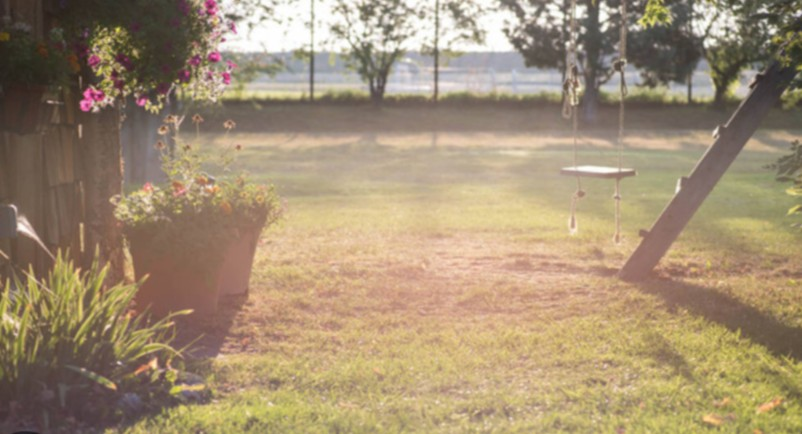
#> input picture Image/18.png, 802 x 434 px
$ python Image.py
#> lines starting #> are read from the running program, lines starting #| are printed output that depends on the picture
import cv2
import numpy as np
from PIL import Image
import logging
import os
from typing import Tuple, Optional
from dataclasses import dataclass


# First, include the ImageMetrics and ImageProcessor classes you provided
@dataclass
class ImageMetrics:
    mean_brightness: float
    contrast: float
    histogram_spread: float


class ImageProcessor:
    def __init__(self):
        self.logger = logging.getLogger(__name__)

        # Threshold values for brightness adjustment
        self.BRIGHTNESS_LOW_THRESHOLD = 80  # Below this is too dark
        self.BRIGHTNESS_HIGH_THRESHOLD = 130  # Above this is too bright
        self.TARGET_BRIGHTNESS = 127  # Ideal middle gray

    def analyze_image(self, image: np.ndarray) -> ImageMetrics:
        """
        Analyze image and return key metrics for brightness/exposure assessment
        """
        # Convert to LAB color space for better brightness analysis
        lab = cv2.cvtColor(image, cv2.COLOR_BGR2LAB)
        l_channel = lab[:, :, 0] # L channel represents brightness in LAB color space

        # Calculate metrics
        mean_brightness = np.mean(l_channel)
        contrast = np.std(l_channel)
        histogram_spread = np.percentile(l_channel, 95) - np.percentile(l_channel, 5)

        return ImageMetrics(
            mean_brightness=mean_brightness,
            contrast=contrast,
            histogram_spread=histogram_spread,
        )

    def adjust_brightness(self, image_path: str, output_path: str) -> Tuple[bool, str]:
        """
        Automatically detect and adjust image brightness/exposure

        Args:
            image_path: Path to input image
            output_path: Path to save processed image

        Returns:
            Tuple[bool, str]: Success status and message
        """
#> called with image_path = 'Image/18.png', output_path = 'Image/enhanced_18.png'
        try:
            # Read image
            img = cv2.imread(image_path)
#> img is the input picture: shape (434, 802, 3); mean B, G, R 115.5, 143.2, 162.5
            if img is None:
                return False, "Failed to read image"

            # Get initial metrics
            metrics = self.analyze_image(img)
#> in analyze_image, `lab = cv2.cvtColor(image, cv2.COLOR_BGR2LAB)`: lab: shape (434, 802, 3); mean of channels 0, 1, 2 153.2, 131.1, 145.3
#> in analyze_image, `l_channel = lab[:, :, 0]`:
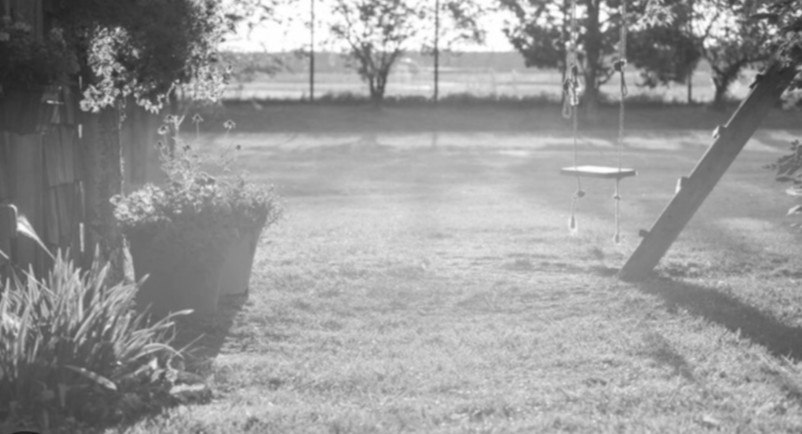
#> l_channel: shape (434, 802); min 28, max 255, mean 153.2
#> in analyze_image, `mean_brightness = np.mean(l_channel)`: mean_brightness = 153.2
#> in analyze_image, `contrast = np.std(l_channel)`: contrast = 46.75
#> in analyze_image, `histogram_spread = np.percentile(l_channel, 95) - np.percentile(l_chan..`: histogram_spread = 145
            self.logger.info(f"Initial metrics: {metrics}")

            # Determine if adjustment is needed
            if metrics.mean_brightness < self.BRIGHTNESS_LOW_THRESHOLD:
                # Image is too dark - apply adaptive histogram equalization
                self.logger.info("Image is too dark, applying brightness enhancement")
                processed_img = self._enhance_dark_image(img)

            elif metrics.mean_brightness > self.BRIGHTNESS_HIGH_THRESHOLD:
                # Image is too bright - reduce brightness
                self.logger.info("Image is too bright, reducing brightness")
                processed_img = self._reduce_brightness(img)

            else:
                # Image is within acceptable range - apply subtle optimization
                self.logger.info(
                    "Image brightness is acceptable, applying subtle optimization"
                )
                processed_img = self._optimize_image(img)

            # Verify improvement
            final_metrics = self.analyze_image(processed_img)
            self.logger.info(f"Final metrics: {final_metrics}")

            # Save processed image
            cv2.imwrite(output_path, processed_img)

            return True, "Image processed successfully"

        except Exception as e:
            self.logger.error(f"Error processing image: {str(e)}")
            return False, str(e)

    def _enhance_dark_image(self, img: np.ndarray) -> np.ndarray:
        """
        Enhance dark images using adaptive histogram equalization
        """
        # Convert to LAB color space
        lab = cv2.cvtColor(img, cv2.COLOR_BGR2LAB)
        l, a, b = cv2.split(lab)

        # Apply CLAHE (Contrast Limited Adaptive Histogram Equalization)
        clahe = cv2.createCLAHE(clipLimit=3.0, tileGridSize=(8, 8))
        cl = clahe.apply(l)

        # Merge channels and convert back to BGR
        enhanced_lab = cv2.merge([cl, a, b])
        enhanced_img = cv2.cvtColor(enhanced_lab, cv2.COLOR_LAB2BGR)

        return enhanced_img

    def _reduce_brightness(self, img: np.ndarray) -> np.ndarray:
        """
        Reduce brightness for overexposed images
        """
        # Convert to HSV color space
        hsv = cv2.cvtColor(img, cv2.COLOR_BGR2HSV)
#> hsv: shape (434, 802, 3); mean H, S, V 23.9, 73.6, 162.6

        # Calculate reduction factor based on current brightness
        current_brightness = np.mean(hsv[:, :, 2])
#> current_brightness = 162.6
        reduction_factor = self.TARGET_BRIGHTNESS / current_brightness  # Adjust to target brightness
#> reduction_factor = 0.781

        # Adjust V channel (brightness)
        hsv[:, :, 2] = np.clip(hsv[:, :, 2] * reduction_factor, 0, 255).astype(np.uint8)
#> hsv: shape (434, 802, 3); mean H, S, V 23.9, 73.6, 126.5

        # Convert back to BGR
        adjusted_img = cv2.cvtColor(hsv, cv2.COLOR_HSV2BGR)
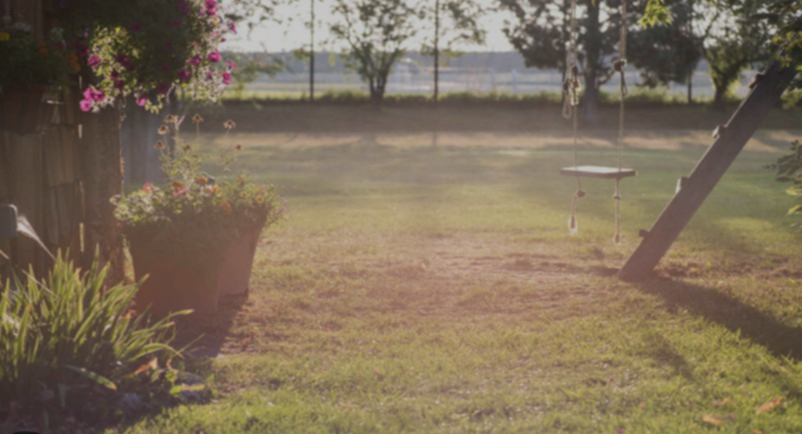
#> adjusted_img: shape (434, 802, 3); mean B, G, R 89.4, 111, 126.4

        return adjusted_img

    def _optimize_image(self, img: np.ndarray) -> np.ndarray:
        """
        Apply subtle optimization for images with acceptable brightness
        """
        # Convert to LAB color space
        lab = cv2.cvtColor(img, cv2.COLOR_BGR2LAB)
        l, a, b = cv2.split(lab)

        # Apply gentle CLAHE
        clahe = cv2.createCLAHE(clipLimit=2.0, tileGridSize=(8, 8))
        cl = clahe.apply(l)

        # Merge channels and convert back
        enhanced_lab = cv2.merge([cl, a, b])
        enhanced_img = cv2.cvtColor(enhanced_lab, cv2.COLOR_LAB2BGR)

        return enhanced_img


def setup_logging():
    """Configure logging settings"""
    logging.basicConfig(
        level=logging.INFO,
        format="%(asctime)s - %(levelname)s - %(message)s",
        handlers=[
            logging.StreamHandler(),  # Print to console
            logging.FileHandler("image_processing.log"),  # Save to file
        ],
    )
    return logging.getLogger(__name__)


def main():
    # Setup logging
    logger = setup_logging()

    # Initialize the ImageProcessor
    processor = ImageProcessor()

    # Define input image name and output image name
    input_image = "18.png"  # Place your image in the same directory with this name
    output_image = "enhanced_" + input_image

    # Get the current directory
    current_dir = os.path.dirname(os.path.abspath(__file__))
    input_path = os.path.join(current_dir, input_image)
    output_path = os.path.join(current_dir, output_image)

    # Check if input image exists
    if not os.path.exists(input_path):
        logger.error(f"Input image not found: {input_path}")
        print(
            f"Please place an image named '{input_image}' in the same directory as this script."
        )
        return

    # Process the image
    logger.info(f"Processing image: {input_image}")
    success, message = processor.adjust_brightness(input_path, output_path)
#> in analyze_image (call 2), `lab = cv2.cvtColor(image, cv2.COLOR_BGR2LAB)`: lab: shape (434, 802, 3); mean of channels 0, 1, 2 120.7, 130.7, 142.1
#> in analyze_image (call 2), `l_channel = lab[:, :, 0]`:
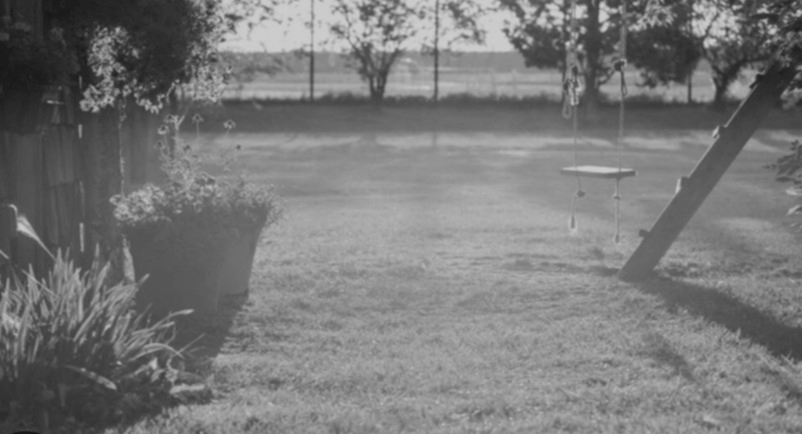
#> l_channel: shape (434, 802); min 18, max 205, mean 120.7
#> in analyze_image (call 2), `mean_brightness = np.mean(l_channel)`: mean_brightness = 120.7
#> in analyze_image (call 2), `contrast = np.std(l_channel)`: contrast = 38.2
#> in analyze_image (call 2), `histogram_spread = np.percentile(l_channel, 95) - np.percentile(l_chan..`: histogram_spread = 118

    if success:
        logger.info(f"Image processing completed successfully")
        logger.info(f"Enhanced image saved as: {output_image}")
        print(f"\nSuccess! Enhanced image has been saved as '{output_image}'")
    else:
        logger.error(f"Image processing failed: {message}")
        print(f"\nError: {message}")


if __name__ == "__main__":
    main()
